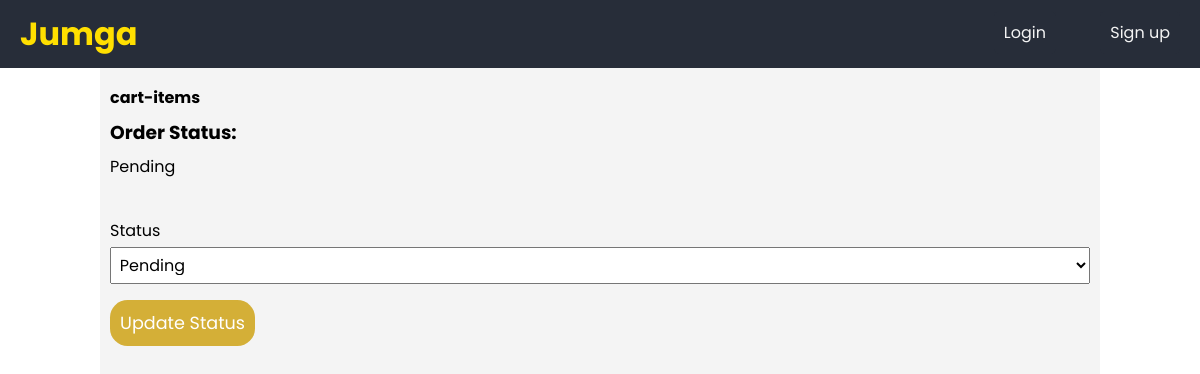
The page /store/orders/details/10/ on the database as committed earlier.
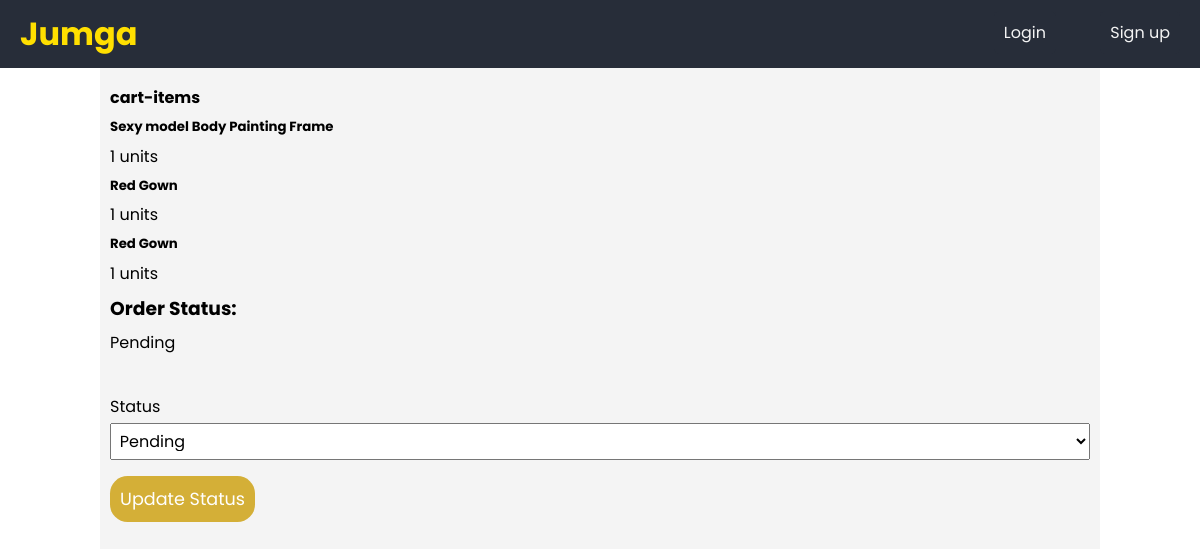
The same page on the database as committed later.
### store/models.py (models this page shows, shortened)
class Order(models.Model):
	class StatusChoices(models.TextChoices):
		PENDING = 'PE', _('Pending')
		SORTING = 'SR', _('Sorting')
		SHIPMENT = 'SH', _('Shipping')
		DELIVERED = 'DE', _('Delivered')
	customer = models.ForeignKey(Customer, null=True, on_delete = models.SET_NULL)
	store = models.ForeignKey(Store, on_delete=models.CASCADE)
	completed = models.BooleanField(default = False, null = True, blank = True)
	transaction_id = models.CharField(max_length = 200, null = True, blank = True)
	shipping_fee = models.IntegerField(default=0)
	status = models.CharField(max_length = 2, choices = StatusChoices.choices, default=StatusChoices.PENDING)
	signed = models.BooleanField(default=False)

### product/models.py (models this page shows, shortened)
class CartItem(models.Model):
	product = models.ForeignKey(Product, null=True, on_delete = models.SET_NULL)
	units = models.PositiveIntegerField(default = 0, blank = True)
	customer = models.ForeignKey(Customer, null=True, on_delete=models.SET_NULL)
	order = models.ForeignKey(Order, null = True, on_delete = models.SET_NULL)
	date_added = models.DateTimeField(auto_now_add=True)

class Product(models.Model):
	name = models.CharField(max_length=150)
	image = models.ImageField(null = True)
	description = models.TextField(null=True, blank=True)
	price = models.PositiveIntegerField()
	store = models.ForeignKey(Store, on_delete=models.CASCADE)
	category = models.ForeignKey(Category, null=True, on_delete=models.SET_NULL)
	tags = models.ManyToManyField(Tag, blank=True)
	available_units = models.PositiveIntegerField(blank=False, default=1)
	date_created = models.DateTimeField(auto_now_add=True)
	date_updated = models.DateTimeField(auto_now=True)

### store/views.py (the view, shortened to what this page needs)
# urls.py: path('orders/details/<int:pk>/', views.OrderDetails.as_view(), name="order_details"),
class OrderDetails(UpdateView):
    model = Order
    template_name = "store/orderDetails.html"
    fields = ["status"]

### templates/store/orderDetails.html (shortened to what this page needs)
{% extends 'product/base.html' %}
{% block body %}
<div class="details">
	<div class="cart-items">
		<h4>cart-items</h4>
		{% for cartitem in order.cartitem_set.all %}
		<h5>{{ cartitem.product.name }}</h5>
		<span>{{ cartitem.units }} units</span>
		{% endfor %}
	</div>
	<h3>Order Status:</h3>
	<p>{{ order.get_status_display }}</p>
	<br>
	<form method="post">
		<div>
			{% for field in form %}
        		<label> {{ field.label }}</label>
        		{{ field }}
			{% endfor %}
		</div>
		<button class="btn btn-success" type="submit">Update Status</button>
	</form>
</div>
{% endblock %}

### templates/product/base.html (shortened to what this page needs)
<!DOCTYPE html>
<html lang="en">
<head>
    {% load static %}
	<link rel="stylesheet" href="{% static 'css/base.css' %}">
</head>
<body onload="refreshCart()">
	<header>
    	<a href="#" class="logo"><h1>Jumga</h1></a>
		<div id="menu">
			{% if user.is_authenticated %}
			<a href="{% url 'logout' %}" class="links">Logout</a>
			{% else %}
			<a href="{% url 'login' %}" class="links">Login</a>
			<a href="{% url 'signup' %}" class="links">Sign up</a>
			{% endif %}
		</div>
	</header>
	<main>
		<div class="container main-container">
			{% block body %}
			{% endblock %}
		</div>
	</main>
</body>
</html>

### static/css/base.css (style rules this page uses)
* { box-sizing: border-box; text-decoration: none; margin: 0; font-family: 'Poppins', sans-serif; }
body { width: 100%; margin: 0; background: white; }
.main-container { min-height: 90vh; }
header { background: #272d39; position: fixed; width: 100%; top: 0; }
main { padding-top: 56px; line-height: 2; }
.logo { padding: 10px 0; margin-left: 20px; display: inline-block; color: #FFDF00; text-decoration: none; }
#menu { display: none; }
#menu a { display: block; text-align: center; color: #f4f4f4; padding-top: 10px; padding-bottom: 10px; width: 100%; border: 1px solid black; text-decoration: none; margin-bottom: 1px; background-color: #e7746f; transition: background-color 0.4s ease-in; }
.container { margin: 0 auto; max-width: 1000px; padding: 1rem; background-color: #f4f4f4; }
.btn { display: block; text-align: center; }
.details { padding: 10px; }
.form label, input, select, textarea { width: 100%; font-size: 1rem; padding: .3rem; }
.btn-success { font-size: 1.1em; background-color: #d4af37; color: white; border: 0; border-radius: 1em; padding: 10px; margin-top: 1rem; transition: background-color 0.6s ease-in-out; }
@media (min-width: 580px) { #menu { display: inline-block; padding: 20px 0; float: right; } }
@media (min-width: 580px) { #menu a { display: inline; padding: 10px; border: 1px; margin: 0 20px; border-radius: 5px; background-color: #272d39; } }
@media (min-width: 580px) { .container { padding: 1rem 0 0 0; } }

Rows that differ between the two databases and show on the page:
added CartItem: product.name "Sexy model Body Painting Frame", units "1"
added CartItem: product.name "Red Gown", units "1"
added CartItem: product.name "Red Gown", units "1"
